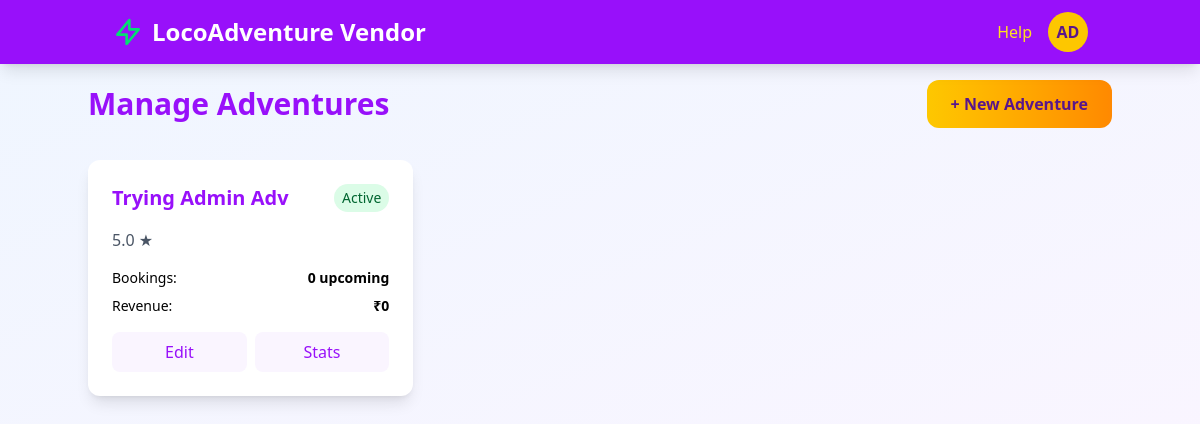
Screenshot of /vendor/dashboard/ (signed in) with the database file from the repository.
### vendors/models.py (models this page shows)
class Vendor(models.Model):
    user = models.OneToOneField(User, on_delete=models.CASCADE)
    business_name = models.CharField(max_length=200)
    verified = models.BooleanField(default=False)
    rating = models.FloatField(default=0.0)

### adventures/models.py (models this page shows)
class Adventure(models.Model):
    TYPES = [
        ('IN', 'Indoor'),
        ('OUT', 'Outdoor'),
        ('EVENT', 'Event')
    ]
    vendor = models.ForeignKey(Vendor, on_delete=models.CASCADE)
    title = models.CharField(max_length=200)
    price = models.DecimalField(max_digits=8, decimal_places=2)
    capacity = models.PositiveIntegerField()
    start_time = models.DateTimeField(blank=True, null=True)
    end_time = models.DateTimeField(blank=True, null=True)
    adventure_type = models.CharField(max_length=5, choices=TYPES)
    address = models.CharField(max_length=255, blank=True, null=True)
    latitude = models.DecimalField(max_digits=9, decimal_places=6, blank=True, null=True)
    longitude = models.DecimalField(max_digits=9, decimal_places=6, blank=True, null=True)
    description = models.TextField(blank=True, null=True)
    online_booking = models.BooleanField(default=False)
    image = models.ImageField(upload_to='adventure_images/', blank=True, null=True)

### vendors/views.py (the view, shortened to what this page needs)
# urls.py: path('dashboard/', views.vendor_dashboard, name='vendor-dashboard'),
@login_required
def vendor_dashboard(request):
    user = request.user
    try:
        vendor = user.vendor
    except Exception:
        vendor = None
    if vendor is None:
        return redirect('home')
    adventures = vendor.adventure_set.all()
    from core.forms import AdventureForm
    form = AdventureForm()
    return render(request, 'vendors/managerdash.html', {'adventures': adventures, 'vendor': vendor, 'form': form})

### templates/vendors/managerdash.html (shortened to what this page needs)
{% load static %}
<!DOCTYPE html>
<html lang="en">
<head>
    <link rel="stylesheet" href="{% static 'css/output.css' %}">
</head>
<body class="bg-gradient-to-br from-blue-50 to-purple-50">
    <nav class="bg-purple-600 fixed w-full z-50 shadow-lg">
        <div class="container mx-auto px-4 sm:px-6 py-3 flex justify-between items-center">
            <div class="text-white font-bold text-xl sm:text-2xl flex items-center space-x-2">
                <svg class="w-8 h-8 text-green-400" fill="none" stroke="currentColor" viewBox="0 0 24 24">
                    <path stroke-linecap="round" stroke-linejoin="round" stroke-width="2"
                        d="M13 10V3L4 14h7v7l9-11h-7z" />
                </svg>
                <span>LocoAdventure Vendor</span>
            </div>
            <div class="flex items-center space-x-4">
                <a href="#" class="text-yellow-300 hover:text-yellow-400">Help</a>
                <div class="relative">
                    <button id="profileButton"
                        class="w-10 h-10 rounded-full bg-yellow-400 text-purple-900 flex items-center justify-center cursor-pointer font-bold focus:outline-none">
                        {% if vendor.user.profile_pic %}
                        <img src="{{ vendor.user.profile_pic.url }}" alt="Profile"
                            class="w-10 h-10 rounded-full object-cover" />
                        {% else %}
                        {{ vendor.business_name|slice:":2"|upper }}
                        {% endif %}
                    </button>
                </div>
            </div>
        </div>
    </nav>
    <main class="pt-20 pb-12 px-4 sm:px-6">
        <div class="container mx-auto">
            <div class="flex justify-between items-center mb-8">
                <h1 class="text-3xl font-bold text-purple-600">Manage Adventures</h1>
                <button onclick="showNewAdventureForm()"
                    class="bg-gradient-to-r from-yellow-400 to-orange-400 text-purple-900 px-6 py-3 rounded-xl font-bold hover:shadow-lg">
                    + New Adventure
                </button>
            </div>
            <div class="grid grid-cols-1 md:grid-cols-2 lg:grid-cols-3 gap-6 mb-12">
                {% for adventure in adventures %}
                <div class="dashboard-card bg-white rounded-xl p-6 shadow-lg">
                    <div class="flex justify-between items-start mb-4">
                        <h3 class="text-xl font-bold text-purple-600">{{ adventure.title }}</h3>
                        {% if vendor.verified %}
                        <span class="bg-green-100 text-green-800 px-2 py-1 rounded-full text-sm">Active</span>
                        {% else %}
                        <span class="bg-yellow-100 text-yellow-800 px-2 py-1 rounded-full text-sm">Pending
                            Verification</span>
                        {% endif %}
                    </div>
                    <p class="text-gray-600 mb-4">{{ adventure.vendor.rating|default:"0.0" }} ★</p>
                    <div class="space-y-2 text-sm">
                        <div class="flex justify-between">
                            <span>Bookings:</span>
                            <span class="font-semibold">{{ adventure.bookings_count|default:"0" }} upcoming</span>
                        </div>
                        <div class="flex justify-between">
                            <span>Revenue:</span>
                            <span class="font-semibold">₹{{ adventure.revenue|default:"0" }}</span>
                        </div>
                    </div>
                    <div class="mt-4 flex gap-2">
                        <a href="{% url 'vendors:edit-adventure' adventure.id %}"
                            class="flex-1 bg-purple-50 text-purple-600 py-2 rounded-lg hover:bg-purple-100 text-center">
                            Edit
                        </a>
                        <button class="flex-1 bg-purple-50 text-purple-600 py-2 rounded-lg hover:bg-purple-100">
                            Stats
                        </button>
                    </div>
                </div>
                {% empty %}
                <p>No adventures found. Please add a new adventure.</p>
                {% endfor %}
            </div>
        </div>
    </main>
</body>
</html>

### templates/vendors/managerdash.html (style rules this page uses)
.dashboard-card { transition: transform 0.3s ease, box-shadow 0.3s ease; }

### rows the page displays
Vendor: business_name "AD"
Adventure: title "Trying Admin Adv", vendor.rating "5.0", bookings_count "0", revenue "0"
